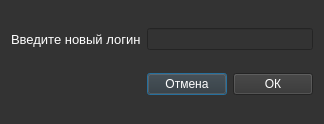
<?xml version="1.0" encoding="UTF-8"?>
<ui version="4.0">
 <class>LoginEdit</class>
 <widget class="QDialog" name="LoginEdit">
  <property name="geometry">
   <rect>
    <x>0</x>
    <y>0</y>
    <width>320</width>
    <height>124</height>
   </rect>
  </property>
  <property name="windowTitle">
   <string>Dialog</string>
  </property>
  <property name="styleSheet">
   <string notr="true">background-color: rgb(51, 51, 51);
color: rgb(255, 255, 255);</string>
  </property>
  <layout class="QGridLayout" name="gridLayout">
   <item row="0" column="0">
    <widget class="QLabel" name="label">
     <property name="font">
      <font>
       <family>Arial</family>
       <pointsize>10</pointsize>
      </font>
     </property>
     <property name="text">
      <string>Введите новый логин</string>
     </property>
    </widget>
   </item>
   <item row="0" column="1" colspan="2">
    <widget class="QLineEdit" name="loginLineEdit"/>
   </item>
   <item row="1" column="1">
    <widget class="QPushButton" name="cancelButton">
     <property name="text">
      <string>Отмена</string>
     </property>
    </widget>
   </item>
   <item row="1" column="2">
    <widget class="QPushButton" name="okButton">
     <property name="text">
      <string>ОК</string>
     </property>
    </widget>
   </item>
  </layout>
 </widget>
 <resources/>
 <connections/>
</ui>
